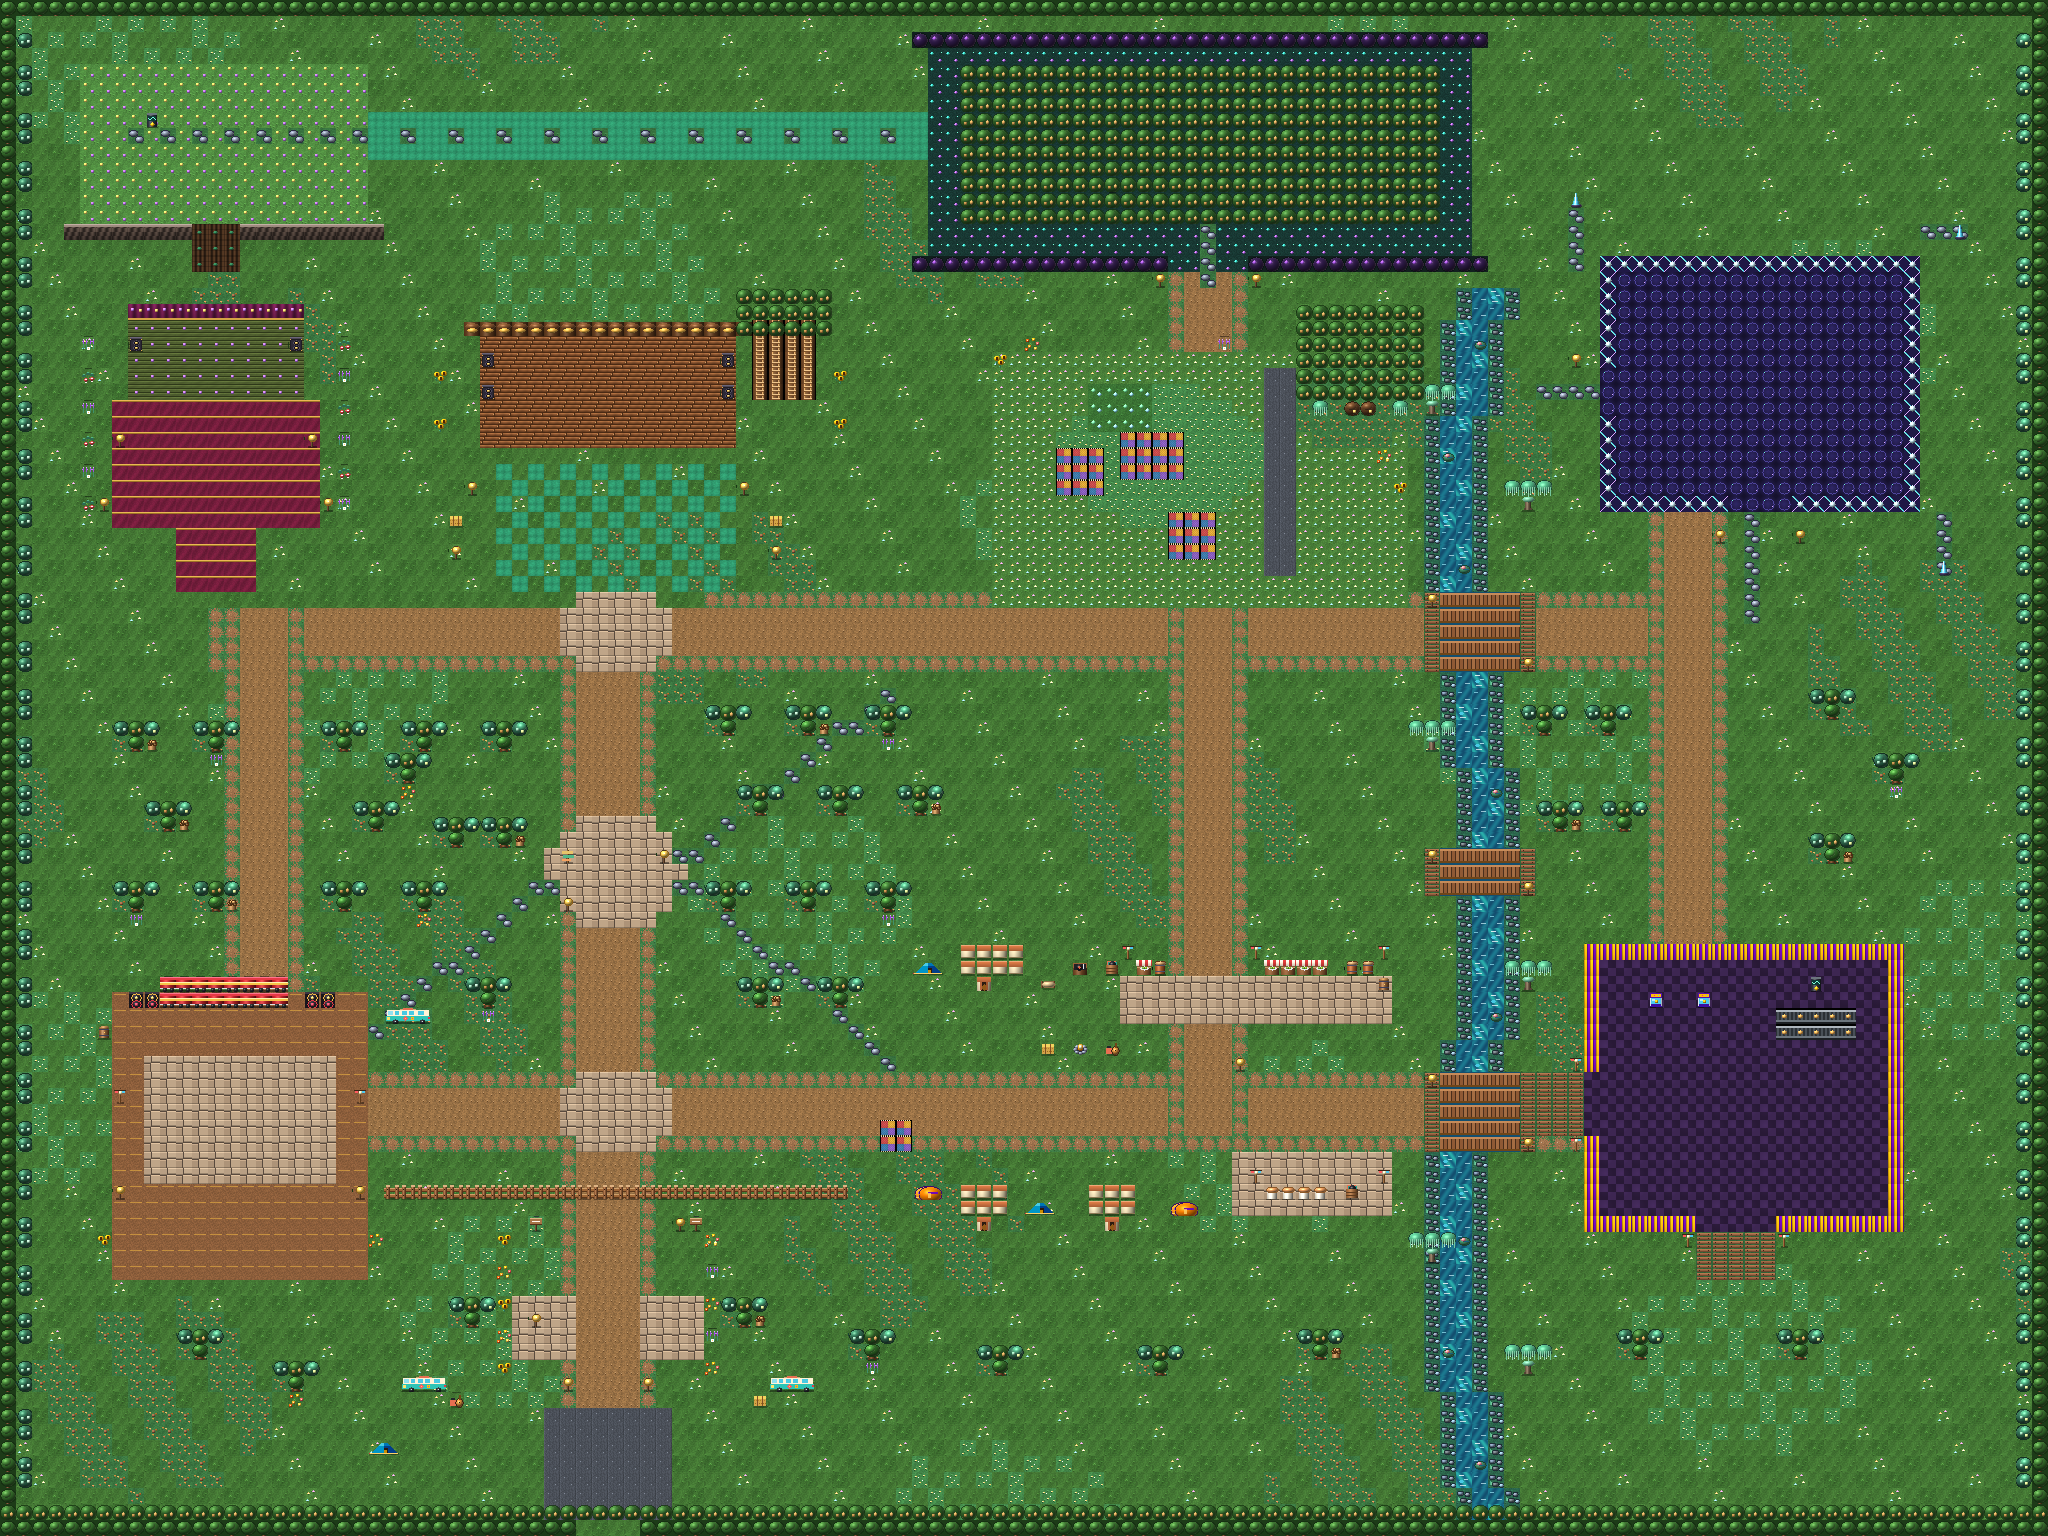

This is a level from a 2D game, rendered from its Tiled map with the project's own tilesets. A one-line summary and the map file follow, with tile-layer data summarised:
An orthogonal 128x96 tile map with 16x16 px tiles, 3 tile layers (ground, decor, canopy) and 36 objects (22x interactable, 9x zone, 4x occlusion, spawn).

<map version="1.10" tiledversion="1.10.2" orientation="orthogonal" renderorder="right-down" width="128" height="96" tilewidth="16" tileheight="16" infinite="0" nextlayerid="6" nextobjectid="60">
 <tileset firstgid="1" source="orchard_tileset.tsx" />
 <layer id="1" name="ground" width="128" height="96">
  <data>[12288 cells, 12288 non-empty, 30 distinct tile ids]</data>
 </layer>
 <layer id="2" name="decor" width="128" height="96">
  <data>[12288 cells, 979 non-empty, 46 distinct tile ids]</data>
 </layer>
 <layer id="3" name="canopy" width="128" height="96">
  <data>[12288 cells, 764 non-empty, 4 distinct tile ids]</data>
 </layer>
 <objectgroup id="4" name="zones_and_triggers">
  <object id="1" name="player_spawn" type="spawn" x="608" y="1344" width="16" height="16" />
  <object id="10" name="Front Gate &amp; Broken Fences" type="zone" x="384" y="1120" width="448" height="400" />
  <object id="11" name="Main Roots Stage &amp; High-Branch Booth" type="zone" x="416" y="288" width="448" height="480" />
  <object id="12" name="The Velvet Canopy Stage" type="zone" x="64" y="64" width="352" height="576" />
  <object id="13" name="The Mellow Meadow &amp; The Old Oak" type="zone" x="928" y="288" width="544" height="448" />
  <object id="14" name="The Andromeda Pavilion" type="zone" x="1536" y="128" width="448" height="480" />
  <object id="15" name="The Urbano Canopy" type="zone" x="64" y="896" width="384" height="480" />
  <object id="16" name="The Undergrowth &amp; Tea-Light Circle" type="zone" x="896" y="32" width="608" height="256" />
  <object id="17" name="Shady Bottoms Campground &amp; Vendor Row" type="zone" x="896" y="864" width="592" height="528" />
  <object id="18" name="The Sorting Machine Arcade Tent" type="zone" x="1536" y="864" width="464" height="496" />
  <object id="20" name="campground_tent_occlusion" type="occlusion" x="952" y="936" width="80" height="72" />
  <object id="21" name="sorting_arcade_occlusion" type="occlusion" x="1584" y="944" width="320" height="288" />
  <object id="22" name="undergrowth_canopy_occlusion" type="occlusion" x="928" y="48" width="544" height="224" />
  <object id="23" name="old_oak_canopy_occlusion" type="occlusion" x="1312" y="320" width="96" height="80" />
  <object id="30" name="tent_rest_spot" type="interactable" x="976" y="976" width="32" height="32" />
  <object id="31" name="turntable_spot" type="interactable" x="1072" y="960" width="32" height="32" />
  <object id="32" name="falafel_stand" type="interactable" x="1264" y="960" width="64" height="32" />
  <object id="33" name="old_oak_roots" type="interactable" x="1344" y="384" width="32" height="32" />
  <object id="34" name="high_branch_ladder" type="interactable" x="768" y="352" width="48" height="48" />
  <object id="35" name="vocal_tea_vine" type="interactable" x="1344" y="960" width="32" height="32" />
  <object id="36" name="resonator_nw" type="interactable" x="1568" y="192" width="32" height="32" />
  <object id="37" name="resonator_ne" type="interactable" x="1952" y="224" width="32" height="32" />
  <object id="38" name="resonator_se" type="interactable" x="1936" y="560" width="32" height="32" />
  <object id="39" name="meadow_blessing_stone" type="interactable" x="1152" y="448" width="32" height="32" />
  <object id="40" name="don_shello_buried_stash" type="interactable" x="192" y="1216" width="32" height="32" />
  <object id="41" name="tea_light_altar" type="interactable" x="1200" y="144" width="32" height="32" />
  <object id="42" name="pinball_cabinet" type="interactable" x="1648" y="992" width="64" height="32" />
  <object id="43" name="sorting_belt_console" type="interactable" x="1776" y="1008" width="80" height="32" />
  <object id="44" name="artifact_booth" type="interactable" x="1264" y="1184" width="64" height="32" />
  <object id="45" name="terminal_velvet_ledge" type="interactable" x="144" y="112" width="32" height="32" />
  <object id="46" name="terminal_arcade" type="interactable" x="1808" y="976" width="32" height="32" />
  <object id="47" name="penny_craft_blanket" type="interactable" x="880" y="1120" width="32" height="32" />
  <object id="48" name="colin_curio_crate" type="interactable" x="1344" y="1192" width="32" height="32" />
  <object id="49" name="street_food_cart" type="interactable" x="1136" y="968" width="32" height="32" />
  <object id="50" name="bulletin_lost_found" type="interactable" x="680" y="1224" width="32" height="32" />
  <object id="51" name="lost_brass_compass" type="interactable" x="484" y="612" width="24" height="24" />
 </objectgroup>
</map>
